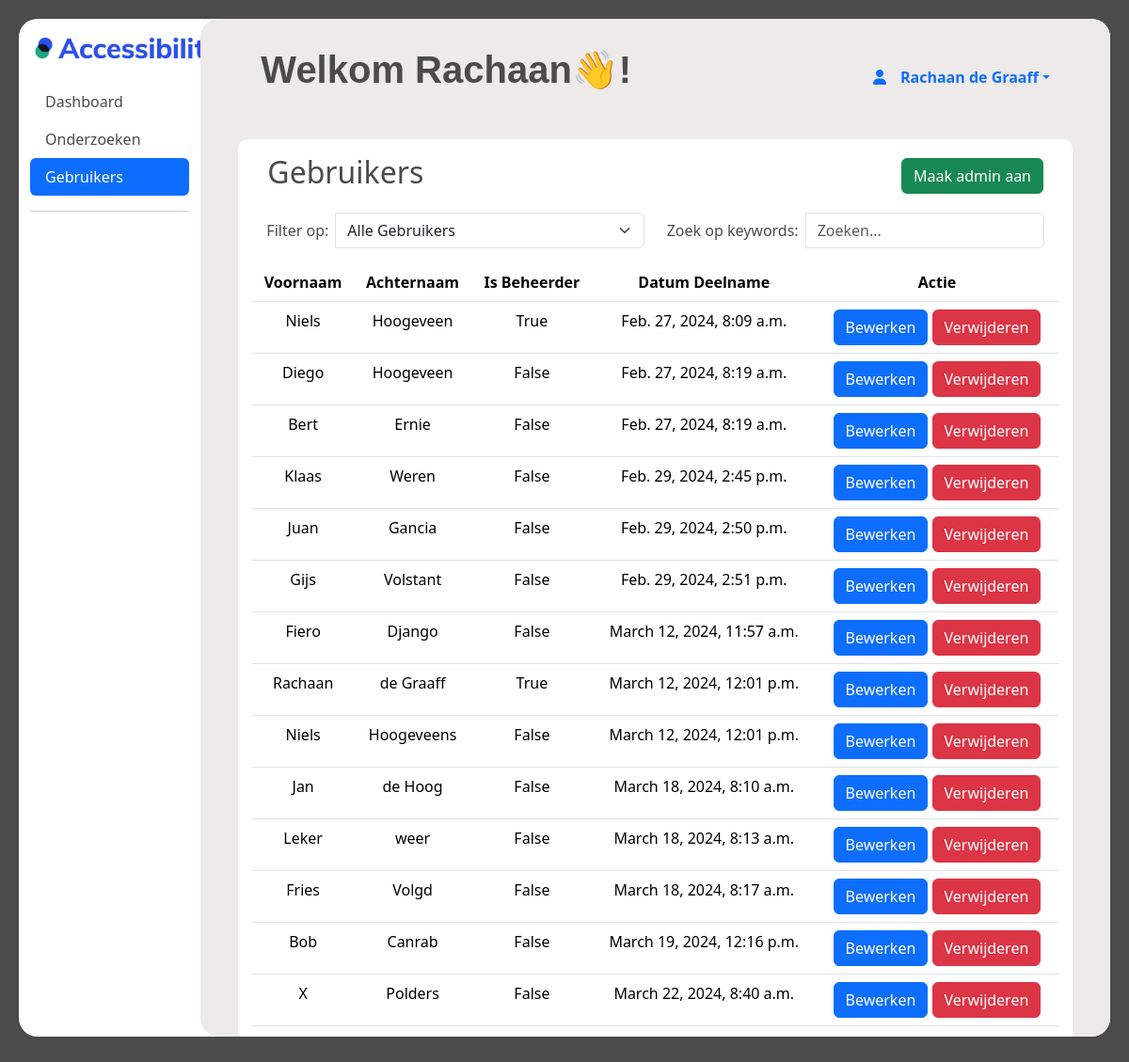
The page /beheerder/users (signed in) on the database its author committed.
### ervaringsdeskundige/models.py (models this page shows, shortened)
class User(AbstractUser):
    first_name = models.CharField(max_length=100)
    last_name = models.CharField(max_length=100)
    postcode = models.CharField(max_length=10)
    geslacht = models.CharField(
        max_length=10, choices=[("M", "Man"), ("V", "Vrouw"), ("0", "Anders")]
    )
    email = models.EmailField()
    telefoonnummer = models.CharField(max_length=100)
    geboortedatum = models.DateField()
    gebruikte_hulpmiddelen = models.TextField(max_length=200)
    bijzonderheden = models.TextField(max_length=100, default="", blank=True)
    beschikbaar_vanaf = models.DateTimeField()
    beschikbaar_tot = models.DateTimeField()
    bijzonderheden_beschikbaarheid = models.TextField(
        max_length=100, blank=True
        )
    username = models.CharField(max_length=100, unique=True)
    voorkeur_benadering = models.CharField(max_length=20)
    status = models.CharField(max_length=10, default=1)
    opmerking_verwijderd = models.TextField(blank=True, null=True)
    datum_goedgekeurd = models.DateTimeField(blank=True, null=True)
    goedegekeurd_door = models.CharField(max_length=100, null=True)
    groups = models.ManyToManyField(
        Group,
        verbose_name="groups",
        related_name="user_groups",
        blank=True,
        help_text="The groups this user belongs to. A user will get all permissions granted to each of their groups.",
        related_query_name="user",
    )
    user_permissions = models.ManyToManyField(
        Permission,
        verbose_name="user permissions",
        related_name="user_user_permissions",
        blank=True,
        help_text="Specific permissions for this user.",
        related_query_name="user",
    )

### beheerder/views.py (the view)
# urls.py: path('users', views.user_list, name="user_list"),
@staff_member_required
def user_list(request):
    ervaringsdeskundigen = User.objects.values(
        'id',
        'first_name',
        'last_name',
        'is_superuser',
        'is_staff',
        'date_joined'
        )
    all_users = list(ervaringsdeskundigen)
    return render(request, 'beheerder/users.html', {'all_users': all_users})

### templates/beheerder/users.html (shortened to what this page needs)
{% extends "beheerder/inner_base.html" %}
{% block menu_active %}
<ul class="nav nav-pills flex-column mb-auto">
  <li class="nav-item">
    <a href="/beheerder/dashboard" class="nav-link menu_text" >
      Dashboard
    </a>
  </li>
  <li>
    <a href="/beheerder/onderzoeken" class="nav-link menu_text" >
      Onderzoeken
    </a>
  </li>
  <li>
    <a  href="/beheerder/users" class="nav-link active" aria-current="page">
      Gebruikers
    </a>
  </li>
</ul>
{% endblock %}
{% block inner_content %}
          <br>
          <div class="d-flex justify-content-center align-items-center" >
            <div id="card" class="container m-3">
                <div class="d-flex justify-content-between align-items-center">
                    <h2 class="p-3 text-center">Gebruikers</h2>
                    <a href="/beheerder/admin_create"><button class="btn btn-success me-3">Maak admin aan</button></a>
                </div>
                <div class="row mb-3">
                    <div class="col-md-6">
                        <form id="filterForm" style="padding-left: 15px;">
                            <div class="input-group">
                                <label for="filterType" class="me-2 align-self-center">Filter op:</label>
                                <select id="filterType" class="form-select">
                                    <option value="all">Alle Gebruikers</option>
                                </select>
                            </div>
                        </form>
                    </div>
                    <div class="col-md-6">
                        <div class="input-group" style="padding-right: 15px;">
                            <label for="search-input" class="me-2 align-self-center">Zoek op keywords:</label>
                            <input type="text" id="search-input" class="form-control" placeholder="Zoeken...">
                        </div>
                    </div>
                </div>
                <table id="users-table" class="table">
                    <thead>
                        <tr>
                            <th scope="col">Voornaam</th>
                            <th scope="col">Achternaam</th>
                            <th scope="col">Is Beheerder</th>
                            <th scope="col">Datum Deelname</th>
                            <th scope="col">Actie</th>
                        </tr>
                    </thead>
                    <tbody>
                        {% for user in all_users %}
                            <tr>
                                <td>{{ user.first_name }}</td>
                                <td>{{ user.last_name }}</td>
                                <td>{{ user.is_staff }}</td>
                                <td>{{ user.date_joined }}</td>
                                <td>
                                    <a href="{% url 'user_edit' user.id %}" class="btn btn-primary">Bewerken</a>
                                    <a href="{% url 'user_delete' user.id %}" class="btn btn-danger">Verwijderen</a>
                                </td>
                            </tr>
                        {% endfor %}
                    </tbody>
                </table>
            </div>
        </div>
{% endblock %}

### templates/beheerder/inner_base.html (shortened to what this page needs)
{% extends "ervaringsdeskundige/base.html" %}
{% load static %}
{% block content %}
<div class="container-fluid" style="height: 94vh;">
    <div class="row">
        <nav id="sidebar" class="col-md-3 col-lg-2 d-md-block sidebar">
          <a href="#">
            <img style="margin: 20px; margin-left: 5px;" src="{% static 'images/logo_accessibility.png' %}" width="200px" alt="Logo van Accessibility">
          </a>
            <div class="position-sticky">
              {% block menu_active %}{% endblock %}
              <hr>
            </div>
        </nav>
        <div style="height: 94vh;" id="dashboard_main" class="col-md-9 ms-sm-auto col-lg-10 px-md-4">
         <div id="dashboard_overflow">
          <main>
          <div class="text-center" style="padding-top: 20px;">
            <div>
                <div id="search" style="height: 20px;">
                    <div class="dropdown">
                      <a href="#" class="d-flex align-items-center text-decoration-none dropdown-toggle" id="dropdownUser2" data-bs-toggle="dropdown" aria-expanded="false" aria-label="dropdown menu met dashboard, profiel en loguit opties">
                        <i class="fa-solid fa-user" style="padding-right: 15px;" width="32" height="32" class="rounded-circle me-2"></i>
                        <strong>{{ user.first_name}} {{ user.last_name}}</strong>
                      </a>
                    </div>
                </div>
             <h1 style="margin: 10px; margin-left: 40px;" class="text-start extra-bold-header">Welkom {{ user.first_name }}👋!</h1>
            </div>
            {% block inner_content %}{% endblock %}
            </div>
          </main>
         </div>
        </div>
    </div>
</div>
{% endblock %}

### static/css/main.css (style rules this page uses)
:root { --background-light: #f5f5f5; --background-dark: #1f1f1f; --text-light: #4b4b4b; --text-dark: #ffffff; --accent-light: #9faecb; --accent-dark: #848484; --card-background-light: #ffffff; --card-background-dark: #393a69; --card-shadow-light: #bbbbbb; --card-shadow-dark: #7a7a7a; --border-light: #dddddd; --border-dark: #333333; --link-light: #007bff; --link-dark: #ff7f50; }
#content, .table, #dashboard_main, .rectangle, .card_stat, #custom_cont { transition: background-color 0.5s ease, color 0.3s ease, border-radius 0.5s ease; }
.container { margin-right: auto; margin-left: auto; padding-right: 15px; padding-left: 15px; width: 100%; }
@media (min-width: 576px) { .container { max-width: 540px; } }
@media (min-width: 768px) { .container { max-width: 720px; } }
@media (min-width: 992px) { .container { max-width: 960px; } }
@media (min-width: 1200px) { .container { max-width: 1140px; } }
.mb-3 { margin-bottom: 1rem !important; }
.input-group { position: relative; display: flex; width: 100%; }
#search { margin-top: 10px; margin-right: 30px; float: right; justify-content: space-between; display: flex; padding: 10px; height: 80px; }
#card { background-color: white; border-radius: 10px; }
.table { padding: 10px; }
body:not(.dark) { background-color: var(--text-light); color: var(--text-light); }
#sidebar { border-radius: 20px; }
#dashboard_main:not(.dark) { border-radius: 20px; background-color: #eeeaea; }
h1:not(.dark) { color: var(--tekst-light); }
#dashboard_overflow { overflow-y: auto; overflow-x: hidden; max-height: 94vh; height: 100%; }
.extra-bold-header { font-family: 'Inner', sans-serif; font-weight: 800; color: #4b4b4b; }
.menu_text:not(.dark) { color: var(--text-light); }

### rows shown on the page
User: first_name "Rachaan", last_name "de Graaff", is_staff "True", date_joined "March 12, 2024, 12:01 p.m."
User: first_name "Niels", last_name "Hoogeveen", is_staff "True", date_joined "Feb. 27, 2024, 8:09 a.m."
User: first_name "Diego", last_name "Hoogeveen", is_staff "False", date_joined "Feb. 27, 2024, 8:19 a.m."
User: first_name "Bert", last_name "Ernie", is_staff "False", date_joined "Feb. 27, 2024, 8:19 a.m."
User: first_name "Klaas", last_name "Weren", is_staff "False", date_joined "Feb. 29, 2024, 2:45 p.m."
User: first_name "Juan", last_name "Gancia", is_staff "False", date_joined "Feb. 29, 2024, 2:50 p.m."
User: first_name "Gijs", last_name "Volstant", is_staff "False", date_joined "Feb. 29, 2024, 2:51 p.m."
User: first_name "Fiero", last_name "Django", is_staff "False", date_joined "March 12, 2024, 11:57 a.m."
User: first_name "Niels", last_name "Hoogeveens", is_staff "False", date_joined "March 12, 2024, 12:01 p.m."
User: first_name "Jan", last_name "de Hoog", is_staff "False", date_joined "March 18, 2024, 8:10 a.m."
User: first_name "Leker", last_name "weer", is_staff "False", date_joined "March 18, 2024, 8:13 a.m."
User: first_name "Fries", last_name "Volgd", is_staff "False", date_joined "March 18, 2024, 8:17 a.m."
User: first_name "Bob", last_name "Canrab", is_staff "False", date_joined "March 19, 2024, 12:16 p.m."
User: first_name "X", last_name "Polders", is_staff "False", date_joined "March 22, 2024, 8:40 a.m."
